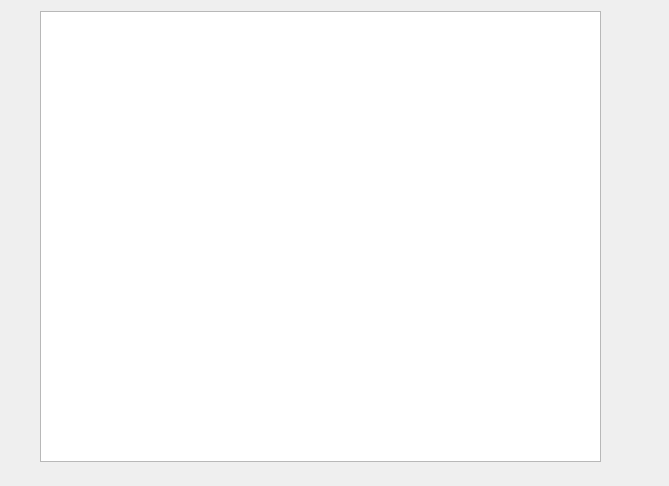
<?xml version="1.0" encoding="UTF-8"?>
<ui version="4.0">
 <class>Form</class>
 <widget class="QWidget" name="Form">
  <property name="geometry">
   <rect>
    <x>0</x>
    <y>0</y>
    <width>669</width>
    <height>486</height>
   </rect>
  </property>
  <property name="windowTitle">
   <string>Form</string>
  </property>
  <widget class="QTextEdit" name="textEdit">
   <property name="geometry">
    <rect>
     <x>40</x>
     <y>11</y>
     <width>561</width>
     <height>451</height>
    </rect>
   </property>
  </widget>
 </widget>
 <resources/>
 <connections/>
</ui>
